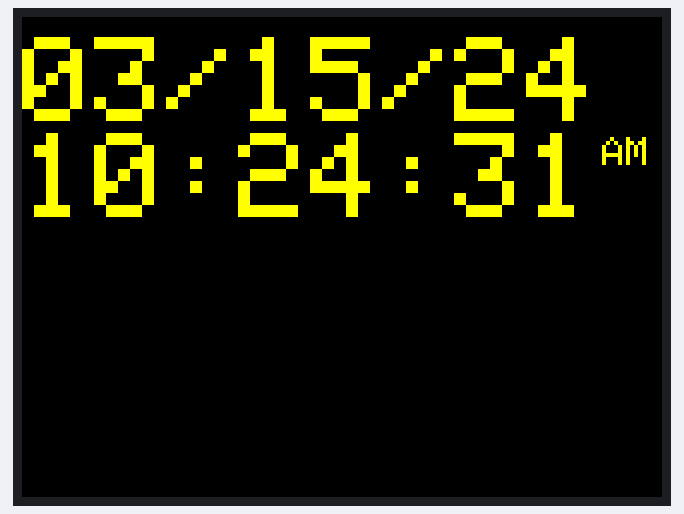
A sketch run on a simulated ESP32. On the bench: 320×240 colour display. WiFi joins after 1.5 s; servers stay silent unless stated; network time is answered at once with the bench clock; the local clock reads 2024-03-15 10:24:30 at power-on unless the sketch sets it; what the sketch prints to the serial monitor is not drawn.

Above: at 1.9 s.
At 6.2 s:
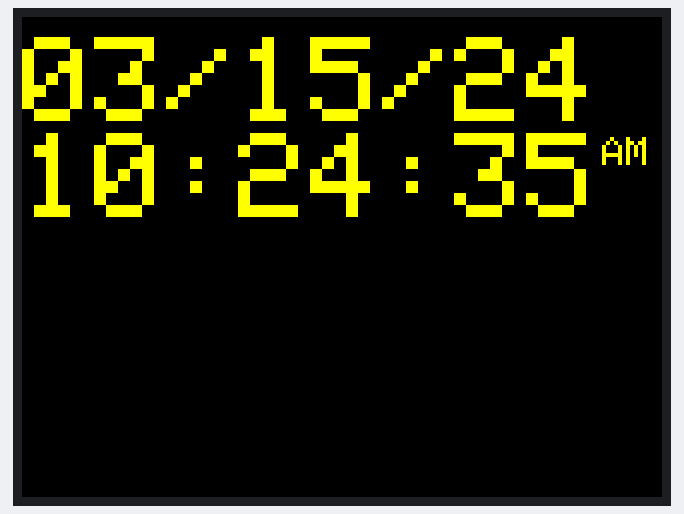
At 10.4 s:
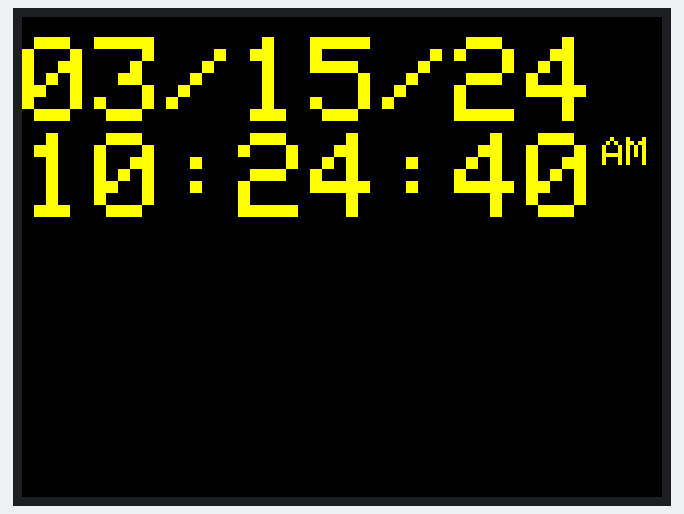
At 19.9 s:
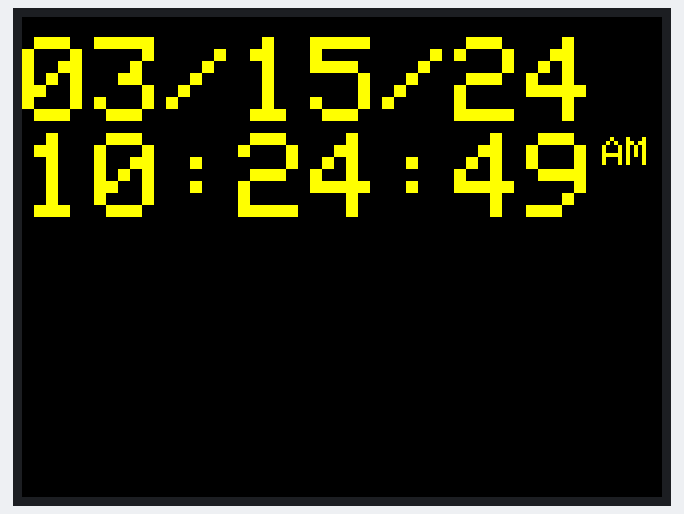
At 29.5 s:
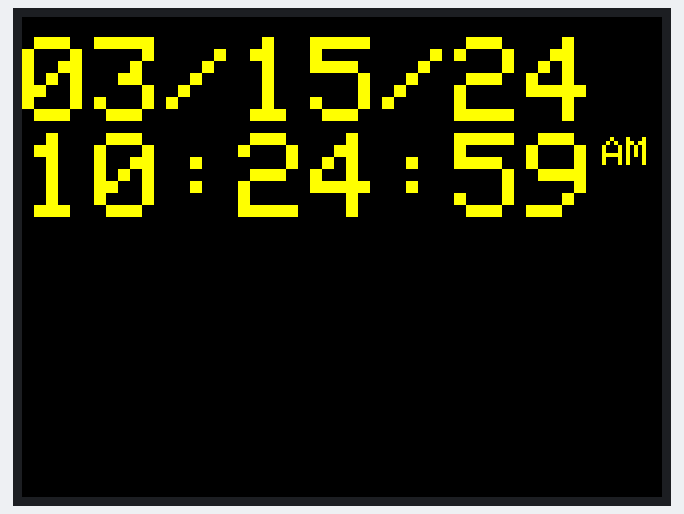
At 39.0 s:
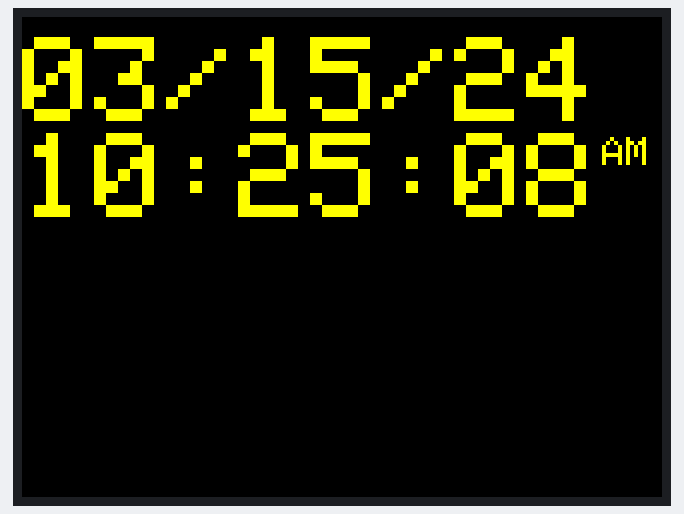

The sketch:

M5Stack_NTP_Clock.ino
```cpp
#include <WiFi.h>
#include <SPI.h>
#include <NTPClient.h>
#include <WiFiUdp.h>

const char* ssid     = "SSID";
const char* password = "PASSWORD";

String formattedDate;
String dayStamp;
String timeStamp;

#define NTP_OFFSET  -28798 // In seconds for los angeles/san francisco time zone
#define NTP_INTERVAL 60 * 1000    // In miliseconds
#define NTP_ADDRESS  "pool.ntp.org"

WiFiUDP ntpUDP;
NTPClient timeClient(ntpUDP, NTP_ADDRESS, NTP_OFFSET, NTP_INTERVAL);
#include <M5Stack.h>

#define TFT_GREY 0x5AEB

unsigned int colour = 0;

void setup(void) {
  Serial.begin(115200);
  M5.begin();
  // M5.Lcd.setRotation(1);
  M5.Lcd.fillScreen(TFT_BLACK);

  M5.Lcd.setTextSize(6);
  M5.Lcd.setTextColor(TFT_YELLOW, TFT_BLACK);
  Serial.println();
  Serial.println();
  Serial.print("Connecting to ");
  Serial.println(ssid);
  WiFi.begin(ssid, password);
  while (WiFi.status() != WL_CONNECTED)
  {
    delay(500);
    Serial.print(".");
  }
  Serial.println("");
  Serial.println("WiFi connected.");
  Serial.println("IP address: ");
  Serial.println(WiFi.localIP());

  timeClient.begin();
}

void loop() {
  timeClient.update();
  String formattedTime = timeClient.getFormattedTime();
  formattedDate = timeClient.getFormattedDate();
  int splitT = formattedDate.indexOf("T");

  String dateStamp = formattedDate.substring(0, splitT);
  String dayStamp = formattedDate.substring(splitT-2, splitT);
  String monthStamp = formattedDate.substring(splitT-5, splitT-3);
  String yearStamp = formattedDate.substring(0, 4);
  String yearStampSmall = formattedDate.substring(2, 4);
  String timeStamp = formattedDate.substring(splitT+1, formattedDate.length()-1);
  String hourStamp = timeStamp.substring(0,2);
  String minuteStamp = timeStamp.substring(3,5);
  String secondStamp = timeStamp.substring(6,8);

  int year = yearStamp.toInt();
  int month = monthStamp.toInt();
  int day = dayStamp.toInt();
  int hour = hourStamp.toInt();
  int minute = minuteStamp.toInt();
  int second = secondStamp.toInt();

  boolean isPm = false;

  int hourNoMilitary;

  if(hour > 12)
  {
    hourNoMilitary = hour - 12;
    isPm = true;
  }
  else
  {
    isPm = false;
    hourNoMilitary = hour;
  }
  if(hour == 0)
  {
    hour = 0;
    hourNoMilitary = 12;
  }
  String hourStampNoMilitary;
  if(hourNoMilitary < 10)
  {
    hourStampNoMilitary = "0"+(String)hourNoMilitary;
  }
  else
  {
    hourStampNoMilitary = (String)hourNoMilitary;
  }

  int daysLeft = 0;
  int monthsLeft = 0;

  String timeStampNoMilitary = hourStampNoMilitary + ":" + minuteStamp + ":" + secondStamp;    //hh:mm:ss
  String dateStampConstructed = monthStamp + "/" + dayStamp + "/" + yearStampSmall;  //mm/dd/yy

  M5.Lcd.setTextSize(6);
  M5.Lcd.fillScreen(BLACK);
  M5.Lcd.setCursor(0, 10);
  M5.Lcd.print(dateStampConstructed);
  M5.Lcd.println(timeStampNoMilitary);
  M5.Lcd.setTextSize(2);
  if(isPm)
  {
    M5.Lcd.setCursor(290, 80);
    M5.Lcd.println("PM");
  }
  else
  {
    M5.Lcd.setCursor(290, 60);
    M5.Lcd.println("AM");
  }
  delay(950);
}
```

Measured:
- what the display in image 0 shows lasts 1.0 s, from 1.9 s to 2.9 s
